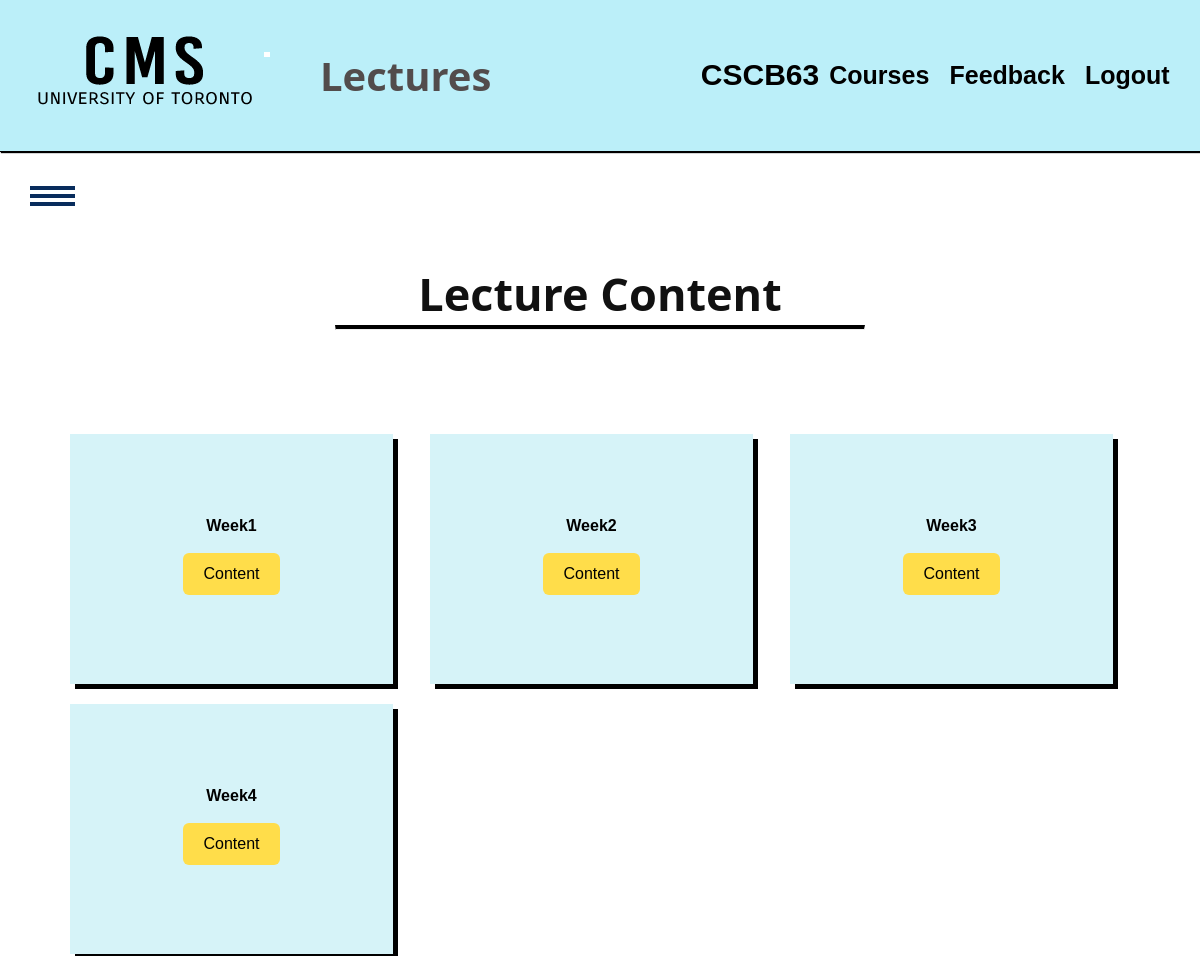
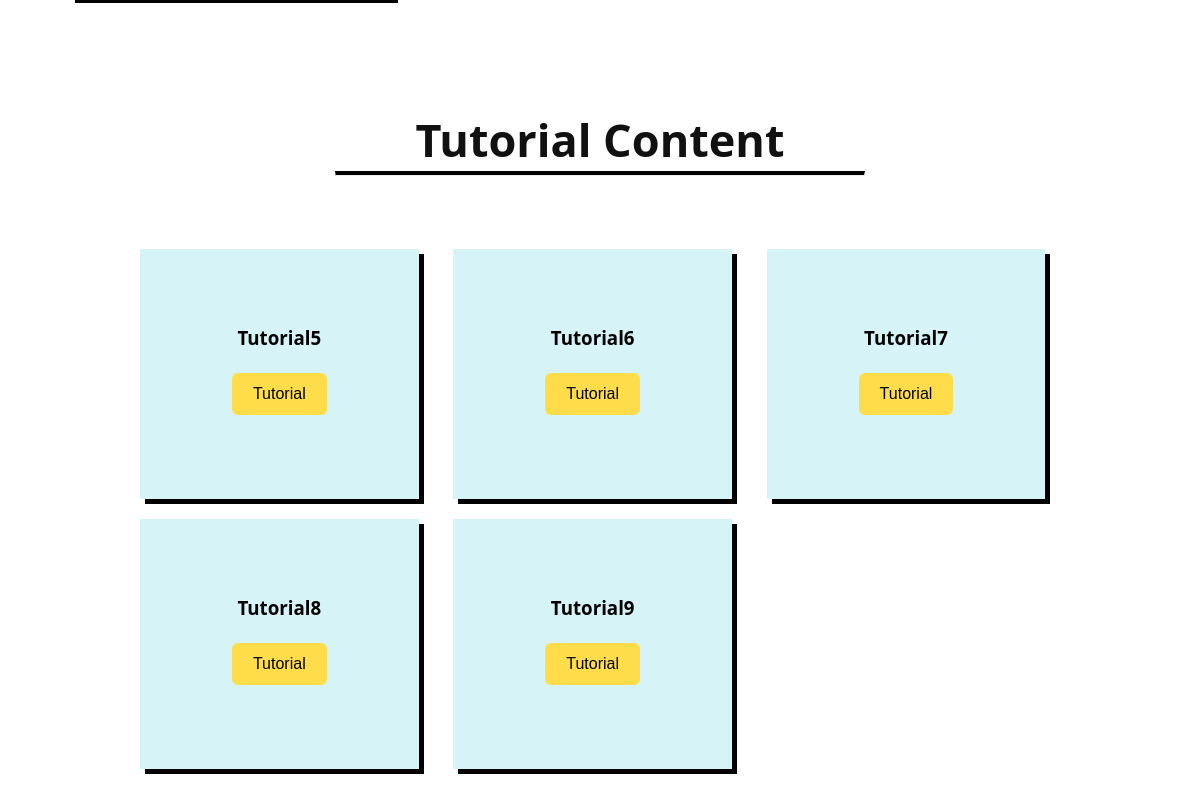
The page /courses/CSCB63/lectures (signed in) on the database its author committed (2 pictures, top to bottom).
### tables this page shows
CREATE TABLE "lectures" (
	"courseid"	TEXT,
	"lec_order"	INTEGER,
	"lec_title"	TEXT,
	"html"	TEXT
, "is_tutorial"	INTEGER DEFAULT 0);

### app.py (the view)
@app.route('/courses/<string:courseid>/lectures')
def show_course_lectures(courseid):
    if check_session():
        return redirect('/login')
    userid = get_userid()
    if userid == -1:
        return "Invalid userid, try logging in"
    if checkvalidcourseid(courseid):
        return "Course ID is invalid"
    user = SESSIONS[request.cookies.get('sessionId')]
    privilege = user.privilege
    lectures = d.query_assoc("SELECT * FROM lectures WHERE courseid = '"+ courseid +"' AND is_tutorial = 0 ORDER BY lec_order;")
    tutorials = d.query_assoc("SELECT * FROM lectures WHERE courseid = '"+ courseid +"' AND is_tutorial = 1 ORDER BY lec_order;")
    g.lectures = lectures
    g.tutorials = tutorials
    g.courseid = courseid
    g.name = user.name
    return render_template('lectures.html')

### app.py (called while the page is built)
def check_session():
    sessionId = request.cookies.get('sessionId')
    if not (sessionId in SESSIONS.keys()):
        print('FAILED Session Check')
        return True
    else:
        print('PASSED Session Check')
        return False

def get_userid():
    if 'sessionId' in request.cookies:
        if request.cookies.get('sessionId') in SESSIONS.keys():
            return SESSIONS[request.cookies.get('sessionId')].userid
    return -1

def checkvalidcourseid(courseid):
    courses = d.query("SELECT * FROM courses WHERE courseid = '"+ courseid +"';")
    return len(courses) != 1

### database.py (called while the page is built)
def dict_factory(cursor, row):
    d = {}
    for idx, col in enumerate(cursor.description):
        d[col[0]] = row[idx]
    return d

def query(sql):
    con = sqlite3.connect(DATABASE_PATH)
    cur = con.cursor()
    cur.execute(sql)
    rows = cur.fetchall()
    con.commit()
    con.close()
    return rows

def query_assoc(sql):
    con = sqlite3.connect(DATABASE_PATH)
    con.row_factory = dict_factory
    cur = con.cursor()
    cur.execute(sql)
    rows = cur.fetchall()
    con.close()
    return rows

### templates/lectures.html (shortened to what this page needs)
<!DOCTYPE html>
<html lang="en">
<head>
    <link rel="stylesheet" href="/static/css/style.css">
</head>
<body>
    <header>
        <nav>
            <img class="uoftlogo" src="/static/images/CMSlogo.png" alt="Logo">
            <h1>Lectures</h1>
            <h2>{{g.courseid}}</h2>
            <ul>
                <li><a href="/dashboard"><b>Courses</b></a> </li>
                <li><a href="/feedback"><b>Feedback</b></a> </li>
                <li><a href="/logout"><b>Logout</b></a> </li>
            </ul>
        </nav>
    </header>
    <div id="sidebar">
        <div class="toggle-btn" onclick="show()">
            <span></span>
            <span></span>
            <span></span>
        </div>
    </div>
    <div class="mainwrap">
        <div class="midtitle">
            <h2>Lecture Content</h2>
            <hr class="midline">
            <br><br>
        </div>
        <section class="lecturecontent">
            {%for lec in g.lectures %}
            <div class="week">
                <h4 class="item1">{{lec['lec_title']}}</h4>
                <a href="/courses/{{g.courseid}}/lectures/{{lec['lec_order']}}" class="btn">Content</a>
            </div>
            {%endfor%}
        </section>
    </div>
    <div class="mainwrap">
        <div class="midtitle">
            <h2>Tutorial Content</h2>
            <hr class="midline">
        </div>
        <section class="tutorialcontent">
            {%for lec in g.tutorials %}
            <div class="week">
                <h3 id="w2" class="tuttitle">{{lec['lec_title']}}</h3>
                <a href="/courses/{{g.courseid}}/lectures/{{lec['lec_order']}}" class="btn">Tutorial</a>
            </div>
            {%endfor%}
        </section>
    </div>
</body>
</html>

### static/css/style.css (style rules this page uses)
* { margin: 0; padding: 0; box-sizing: border-box; }
html { scroll-behavior: smooth; }
h1 { font-family: 'Segoe UI', 'San Francisco', Tahoma, Geneva, Verdana, sans-serif; }
h3 { font-family: 'Segoe UI', 'San Francisco', Tahoma, Geneva, Verdana, sans-serif; }
body { font-family: Helvetica; }
header { font-size: 20px; border-bottom: 1px solid rgb(0, 0, 0); padding-bottom: 1px; position: sticky; top: 0px; background: rgb(187, 239, 249); box-shadow: 1px 1px 1px black; }
nav { position: relative; min-height: 10vh; display: flex; align-items: center; justify-content: space-between; }
.uoftlogo { padding-left: 20px; padding-right: 10px; }
nav h1 { Color: rgb(82, 76, 76); padding-left: 40px; font-size: 40px; flex: 1; }
nav ul { list-style: none; display: flex; justify-content: space-around; font-size: 25px; flex: 1; }
nav a { color: black; text-decoration: none; }
#sidebar { position: fixed; width: 300px; height: 100%; background: #306bac; left: -300px; transition: 0.4s ease; }
#sidebar .toggle-btn { position: absolute; top: 30px; left: 330px; }
.toggle-btn span { width: 45px; height: 4px; background: #082c5c; display: block; margin-top: 4px; }
.midtitle { color: #111; font-family: 'Open Sans', sans-serif; font-size: 30px; font-weight: 300; padding-top: 50px; text-align: center; }
.midline { width: 50%; border-top: 4px solid rgb(0, 0, 0); margin: auto; }
.btn { margin: 8px 8px; background: #ffdd4a; color: black; padding: 0.6rem 1.3rem; text-decoration: none; border-radius: 6px; transition: 0.2s ease; }
.mainwrap { margin: 5% 70px; line-height: 1.4; display: grid; grid-gap: 20px; }
.lecturecontent { display: grid; grid-gap: 20px; grid-template-columns: repeat(3, minmax(200px, 1fr)); }
.tutorialcontent { margin: 5% 70px; line-height: 1.4; display: grid; grid-gap: 20px; grid-template-columns: repeat(3,minmax(200px,1fr)); }
.week { background: rgb(214, 243, 248); text-align: center; padding: 1.5rem 2rem; box-shadow: 5px 5px black; display: flex; flex-direction: column; align-items: center; justify-content: center; min-height: 250px; max-width: 95%; }
.week h3 { margin-bottom: 14px; }
.week h4 { margin-bottom: 8px; }

### rows shown on the page
lectures: lec_title "Week1"
lectures: lec_title "Week2"
lectures: lec_title "Week3"
lectures: lec_title "Week4"
lectures: lec_title "Tutorial5"
lectures: lec_title "Tutorial6"
lectures: lec_title "Tutorial7"
lectures: lec_title "Tutorial8"
lectures: lec_title "Tutorial9"

### other values the page prints
{{ g.courseid }} "CSCB63"
